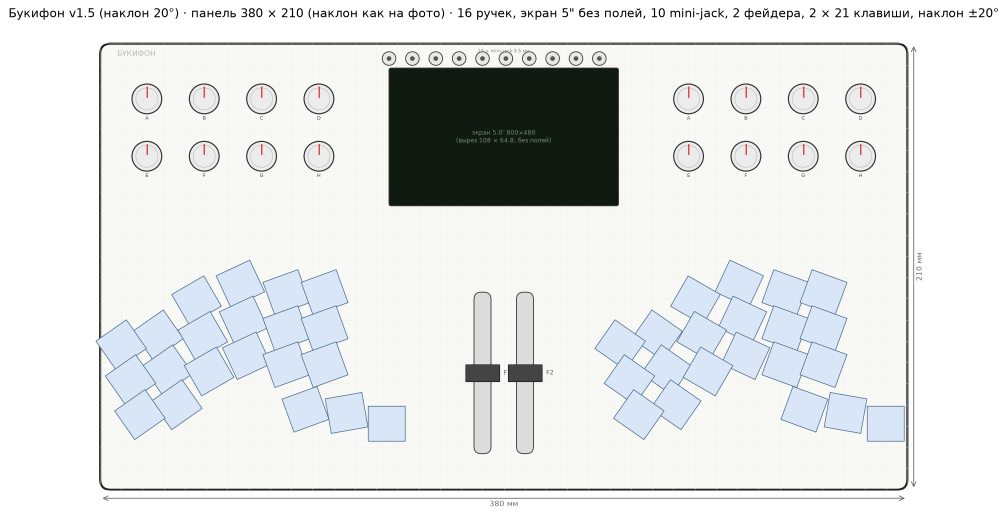
#> input picture renders/templates/bukifon_v1_5_full.png, 2015 x 1039 px, given in place of image-637f5da3ade50873dfde9062dff83aa1.png, which was not available (shown at 1/2 size)
$ python v1_7_diff_side.py
#> lines starting #> are read from the running program, lines starting #| are printed output that depends on the picture
#!/usr/bin/env python3
"""Склейка: эталон заказчика (верх) vs мой эскиз (низ) — для точного diff."""
import os
from PIL import Image

REF = "~/.zcode/cli/image-cache/sess_2a9e5206-3359-479d-9f72-d9f7e3203971/image-637f5da3ade50873dfde9062dff83aa1.png"
MINE = "<repo>/renders/templates/bukifon_v1_7_full.png"
OUT = "<repo>/renders/templates/v1_7_diff_ref_vs_mine.png"

a, b = Image.open(REF).convert("RGB"), Image.open(MINE).convert("RGB")
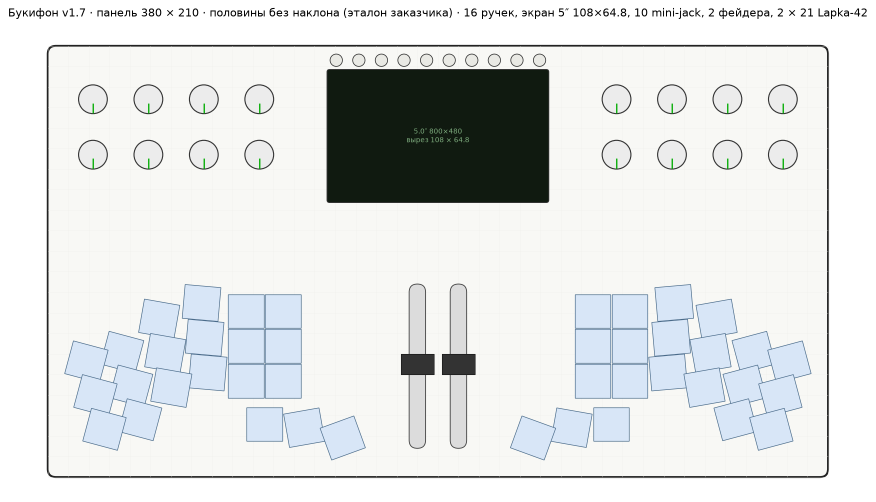
#> input picture renders/templates/bukifon_v1_7_full.png, 1751 x 1003 px, found by its file name (shown at 1/2 size)
W = 1400
a = a.resize((W, int(a.height * W / a.width)))
#> a: PIL image 1400x721 RGB
b = b.resize((W, int(b.height * W / b.width)))
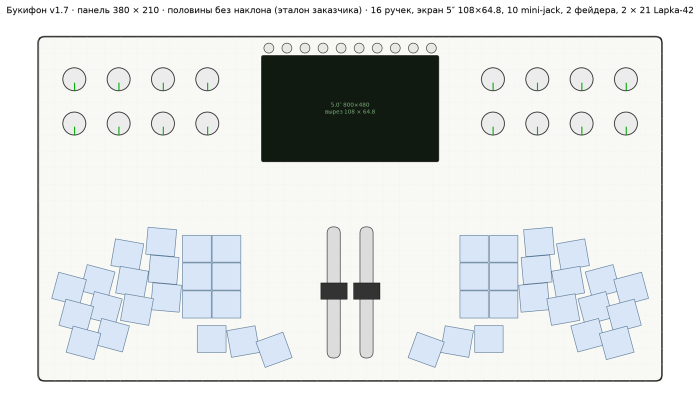
#> b: PIL image 1400x801 RGB (shown at 1/2 size); mean R, G, B 223.3, 225.9, 225.6
gap = 46
canvas = Image.new("RGB", (W, a.height + gap + b.height), (255, 255, 255))
#> canvas: PIL image 1400x1568 RGB; every value is 255
canvas.paste(a, (0, 0))
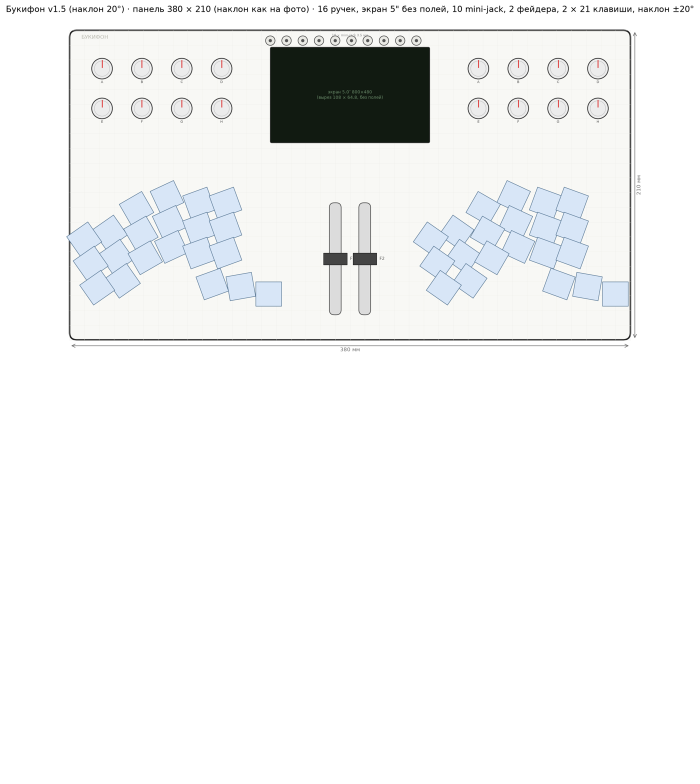
#> canvas: PIL image 1400x1568 RGB (shown at 1/2 size); mean R, G, B 241.8, 242.7, 242.7
canvas.paste(b, (0, a.height + gap))
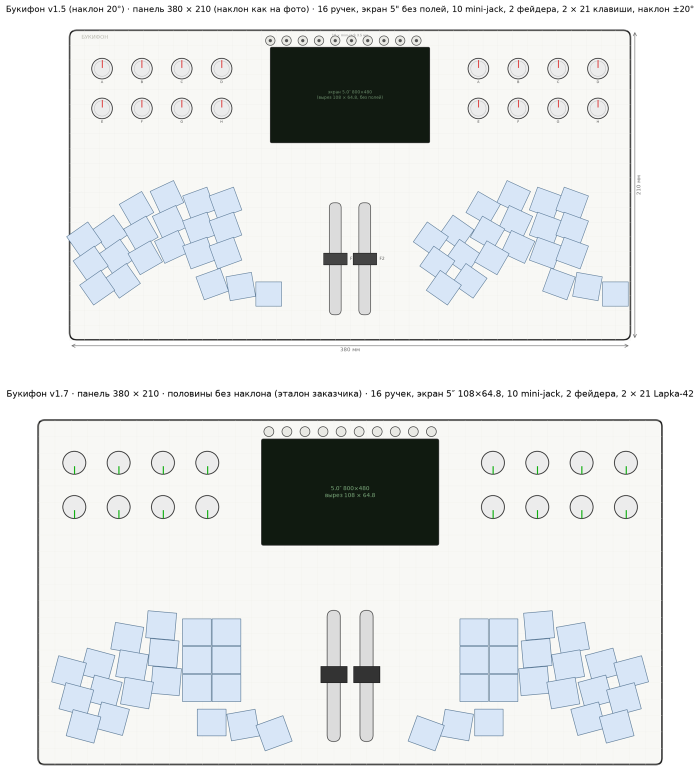
#> canvas: PIL image 1400x1568 RGB (shown at 1/2 size); mean R, G, B 225.6, 227.9, 227.6
canvas.save(OUT)
print(OUT, canvas.size)
#| <repo>/renders/templates/v1_7_diff_ref_vs_mine.png (1400, 1568)
